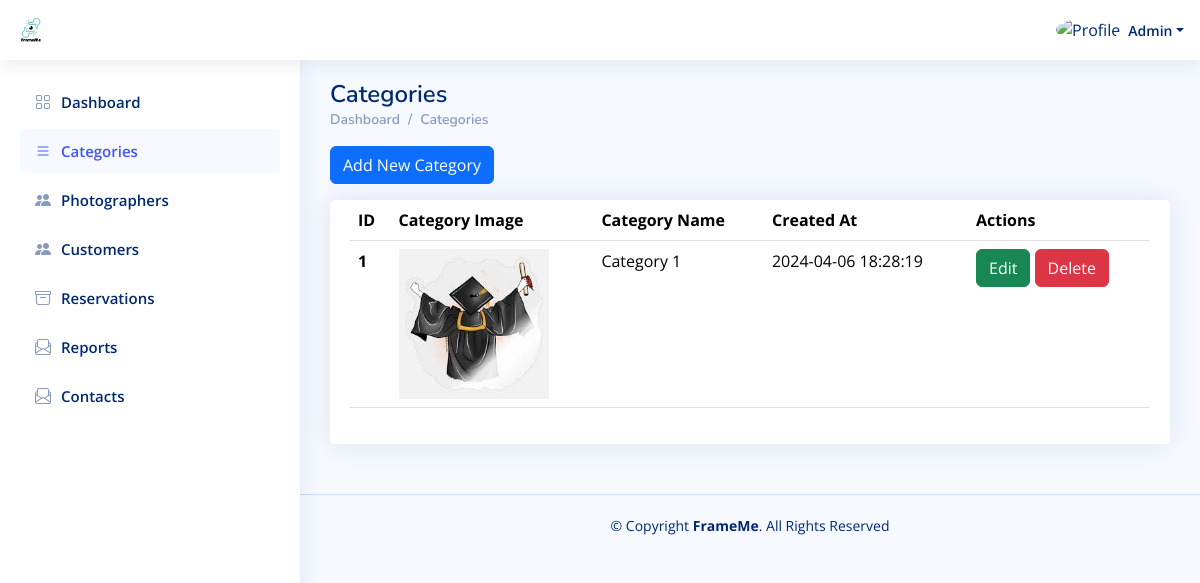
The page /Admin_Dashboard/Categories.php (signed in) on the database as committed earlier.
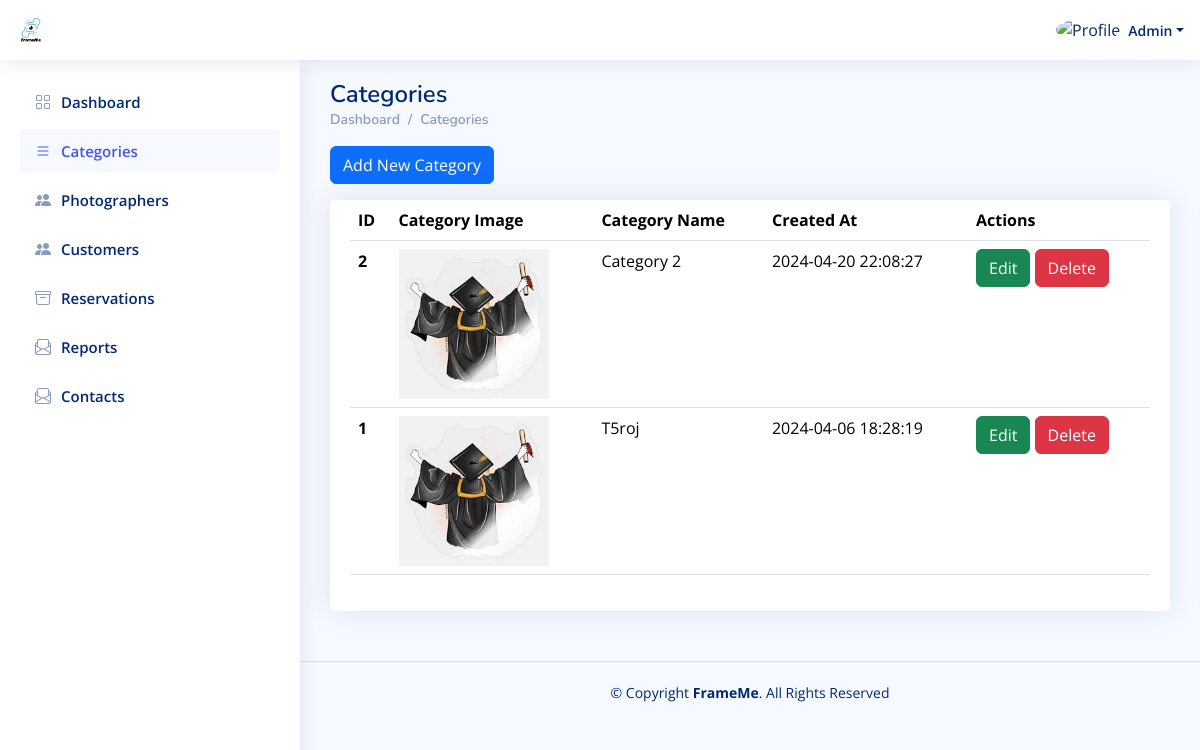
The same page on the database as committed later.
### tables this page shows
CREATE TABLE `categories` (
  `id` int(11) NOT NULL,
  `category` varchar(250) NOT NULL,
  `image` varchar(191) NOT NULL,
  `active` int(11) NOT NULL DEFAULT 1,
  `created_at` datetime NOT NULL DEFAULT current_timestamp()
);

### Admin_Dashboard/Categories.php (the view, shortened to what this page needs)
<?php
include "../Connect.php";
$A_ID = $_SESSION['A_Log'];
if (!$A_ID) {
    echo '<script language="JavaScript">
     document.location="../Login.php";
    </script>';
} else {
    $sql1 = mysqli_query($con, "select * from users where id='$A_ID'");
    $row1 = mysqli_fetch_array($sql1);
    $name = $row1['name'];
}
?>
<!DOCTYPE html>
<html lang="en">
  <head>
    <link
      href="../assets/vendor/bootstrap/css/bootstrap.min.css"
      rel="stylesheet"
    />
    <link
      href="../assets/vendor/bootstrap-icons/bootstrap-icons.css"
      rel="stylesheet"
    />
    <link href="../assets/vendor/boxicons/css/boxicons.min.css" rel="stylesheet" />
    <link href="../assets/vendor/quill/quill.snow.css" rel="stylesheet" />
    <link href="../assets/vendor/quill/quill.bubble.css" rel="stylesheet" />
    <link href="../assets/vendor/remixicon/remixicon.css" rel="stylesheet" />
    <link href="../assets/vendor/simple-datatables/style.css" rel="stylesheet" />
    <link href="../assets/css/style.css" rel="stylesheet" />
  </head>
  <body>
    <header id="header" class="header fixed-top d-flex align-items-center">
      <div class="d-flex align-items-center justify-content-between">
        <a href="index.php" class="logo d-flex align-items-center">
          <img src="../assets/img/logo_1.png" alt="" />
        </a>
      </div>
      <nav class="header-nav ms-auto">
        <ul class="d-flex align-items-center">
          <li class="nav-item dropdown pe-3">
            <a
              class="nav-link nav-profile d-flex align-items-center pe-0"
              href="#"
              data-bs-toggle="dropdown"
            >
              <img
                src="https://www.computerhope.com/jargon/g/guest-user.png"
                alt="Profile"
                class="rounded-circle"
              />
              <span class="d-none d-md-block dropdown-toggle ps-2"><?php echo $name ?></span> </a
            >
          </li>
        </ul>
      </nav>
    </header>
    <?php require './Aside-Nav/Aside.php'?>
    <main id="main" class="main">
      <div class="pagetitle">
        <h1>Categories</h1>
        <nav>
          <ol class="breadcrumb">
            <li class="breadcrumb-item"><a href="index.php">Dashboard</a></li>
            <li class="breadcrumb-item">Categories</li>
          </ol>
        </nav>
      </div>
      <section class="section">
        <div class="mb-3">
          <button
            type="button"
            class="btn btn-primary"
            data-bs-toggle="modal"
            data-bs-target="#verticalycentered"
          >
            Add New Category
          </button>
        </div>
        <div class="row">
          <div class="col-lg-12">
            <div class="card">
              <div class="card-body">
                <table class="table datatable">
                  <thead>
                    <tr>
                      <th scope="col">ID</th>
                      <th scope="col">Category Image</th>
                      <th scope="col">Category Name</th>
                      <th scope="col">Created At</th>
                      <th scope="col">Actions</th>
                    </tr>
                  </thead>
                  <tbody>
                  <?php
$sql1 = mysqli_query($con, "SELECT * from categories ORDER BY id DESC");
while ($row1 = mysqli_fetch_array($sql1)) {
    $category_id = $row1['id'];
    $category_image = $row1['image'];
    $category_name = $row1['category'];
    $active = $row1['active'];
    $created_at = $row1['created_at'];
    ?>
                    <tr>
                      <th scope="row"><?php echo $category_id ?></th>
                      <th scope="row">
                        <img src="<?php echo $category_image?>" alt="" width="150px" height="150px">
                      </th>
                      <td><?php echo $category_name ?></td>
                      <td><?php echo $created_at ?></td>
                      <td>
                        <a href="./Edit-Category.php?category_id=<?php echo $category_id ?>" class="btn btn-success"
                          >Edit</a
                        >
                        <?php if ($active == 1) {?>
<a href="./DeleteOrRestoreCategory.php?category_id=<?php echo $category_id ?>&&isActive=<?php echo 0 ?>" class="btn btn-danger">Delete</a>
<?php } else {?>
  <a href="./DeleteOrRestoreCategory.php?category_id=<?php echo $category_id ?>&&isActive=<?php echo 1 ?>" class="btn btn-primary">Restore</a>
<?php }?>
                      </td>
                    </tr>
<?php
}?>
                  </tbody>
                </table>
              </div>
            </div>
          </div>
        </div>
      </section>
    </main>
    <footer id="footer" class="footer">
      <div class="copyright">
        &copy; Copyright <strong><span>FrameMe</span></strong
        >. All Rights Reserved
      </div>
    </footer>
  </body>
</html>

Rows that differ between the two databases and show on the page:
added categories: id "2", image (picture), category "Category 2", created_at "2024-04-20 22:08:27"
changed categories id 1: category "Category 1" → "T5roj"
